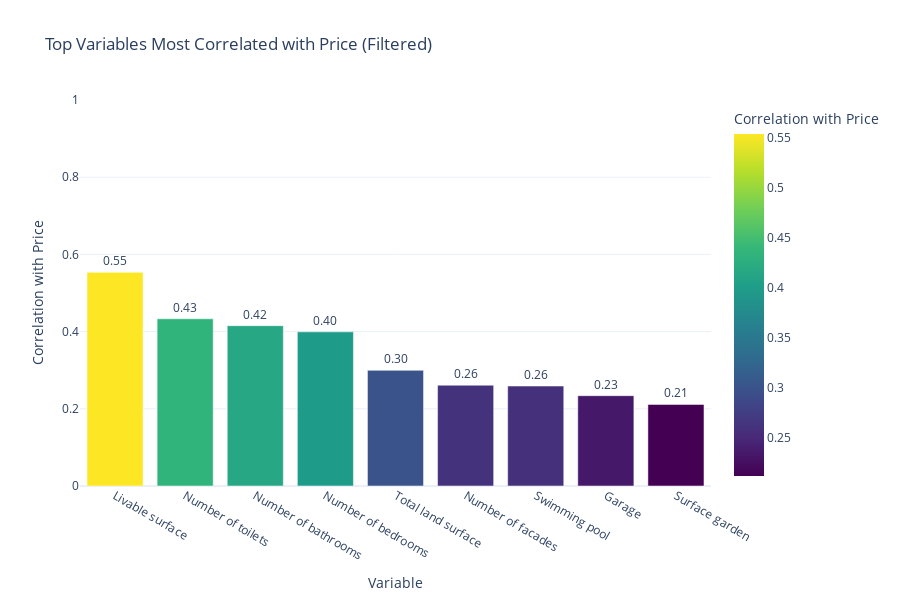

Here is the notebook cell this chart was saved with:
### Markdown cell above
Which five variables do you consider the most important

### Code cell
import plotly.express as px
import pandas as pd

# Select numeric columns
numeric_cols = df8.select_dtypes(include='number').columns

# Compute correlation matrix
corr_matrix = df8[numeric_cols].corr()

# Correlation of all variables with Price
price_corr = corr_matrix['Price'].drop('Price')  # exclude Price itself

# Top 10 variables by absolute correlation
top10 = price_corr.abs().sort_values(ascending=False).head(10)
top10_df = price_corr[top10.index].reset_index()
top10_df.columns = ['Variable', 'Correlation with Price']

# --- Exclude some variables ---
exclude_cols = ['Price_per_sqm_land', 'price_per_sqm', 'postal_code']  # example columns to exclude
top10_df = top10_df[~top10_df['Variable'].isin(exclude_cols)]

# Bar chart
fig = px.bar(
    top10_df,
    x='Variable',
    y='Correlation with Price',
    text='Correlation with Price',
    title='Top Variables Most Correlated with Price (Filtered)',
    labels={'Correlation with Price': 'Correlation with Price'},
    color='Correlation with Price',
    color_continuous_scale='Viridis'
)

fig.update_traces(texttemplate='%{text:.2f}', textposition='outside')
fig.update_layout(template='plotly_white', yaxis=dict(range=[0, 1]), height=600)

fig.show()

### Figure 1 — Plotly figure (JSON) as saved in the notebook; plotly's stock layout.template omitted (floating-point values rounded to 4 significant figures)
{"data": [{"hovertemplate": "Variable=%{x}<br>Correlation with Price=%{marker.color}<extra></extra>", "legendgroup": "", "marker": {"color": [0.5536, 0.4332, 0.4153, 0.3993, 0.2997, 0.2611, 0.2589, 0.2339, 0.2113], "coloraxis": "coloraxis", "pattern": {"shape": ""}}, "name": "", "orientation": "v", "showlegend": false, "text": [0.5536, 0.4332, 0.4153, 0.3993, 0.2997, 0.2611, 0.2589, 0.2339, 0.2113], "textposition": "outside", "texttemplate": "%{text:.2f}", "type": "bar", "x": ["Livable surface", "Number of toilets", "Number of bathrooms", "Number of bedrooms", "Total land surface", "Number of facades", "Swimming pool", "Garage", "Surface garden"], "xaxis": "x", "y": [0.5536, 0.4332, 0.4153, 0.3993, 0.2997, 0.2611, 0.2589, 0.2339, 0.2113], "yaxis": "y"}], "layout": {"barmode": "relative", "coloraxis": {"colorbar": {"title": {"text": "Correlation with Price"}}, "colorscale": [[0, "#440154"], [0.1111, "#482878"], [0.2222, "#3e4989"], [0.3333, "#31688e"], [0.4444, "#26828e"], [0.5556, "#1f9e89"], [0.6667, "#35b779"], [0.7778, "#6ece58"], [0.8889, "#b5de2b"], [1, "#fde725"]]}, "height": 600, "legend": {"tracegroupgap": 0}, "title": {"text": "Top Variables Most Correlated with Price (Filtered)"}, "xaxis": {"anchor": "y", "domain": [0, 1], "title": {"text": "Variable"}}, "yaxis": {"anchor": "x", "domain": [0, 1], "range": [0, 1], "title": {"text": "Correlation with Price"}}}}
